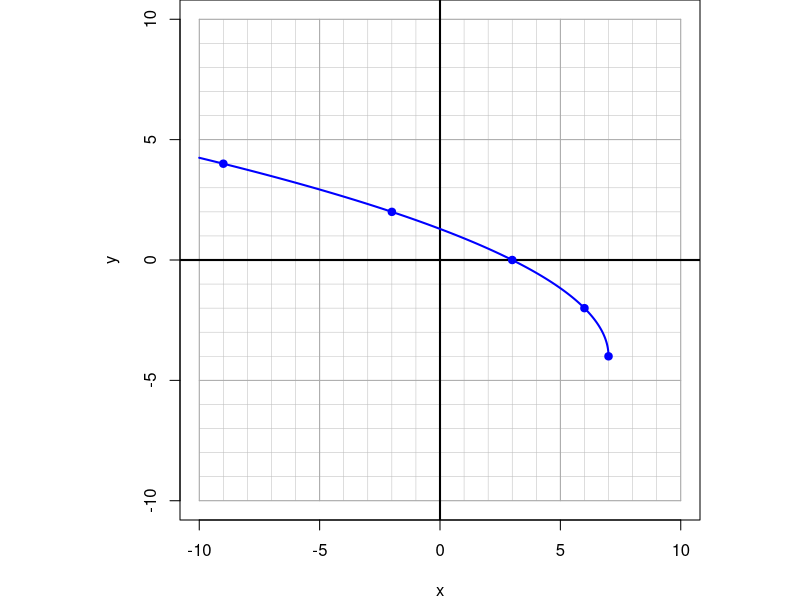
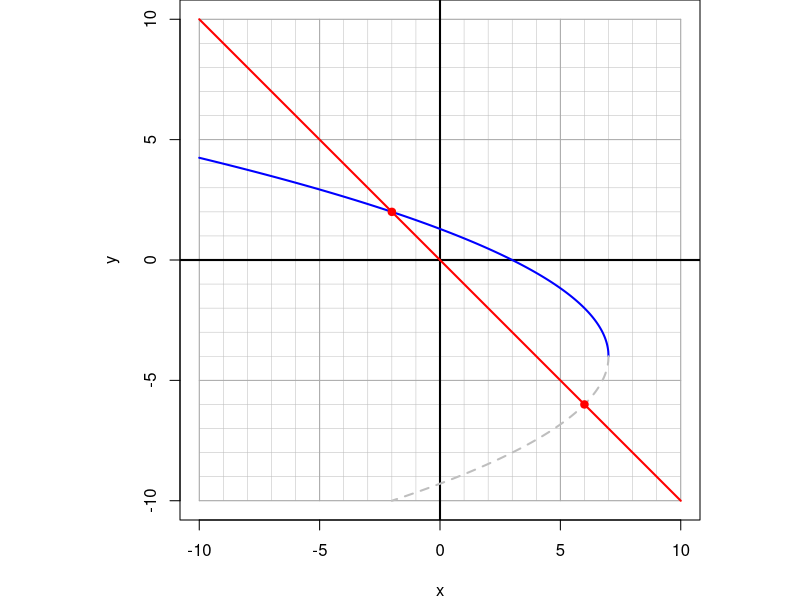

Reproduce these figures in R, in order.
## ---- chunk 1
gcd2 <- function(a, b) {
  if (b == 0) a else Recall(b, a %% b)
}
gcd <- function(...) Reduce(gcd2, c(...))

fsimp = function(top,bot){
    gg = abs(gcd(c(top,bot)))
    top = round(abs(top)/gg*sign(top*bot))
    bot = round(abs(mbot)/gg)
    if(bot==1){
        return(top)
    } else {
        return(paste0("\\frac{",top,"}{",bot,"}"))
    }
}

xpar = c(1,4,9)
ypar = c(1,2,3)
yext = c(-1,-2,-3)

# horizontal shift before possible reflection

# y = a*sqrt(bx-h)+k

h = sample(-9:1,1)
a = sample(c(-3,-2,-1,1,2,3),1)
k = sample(c(((-10+3*abs(a)):-1),(1:(10-3*abs(a)))),1)
b = sample(c(-1,1),1)

xc = (xpar+h)/b
yc = a*ypar+k
xd = xc
yd = k-a*ypar

ii = sample(1:3,2)
xv = xc[ii[1]]
yv = yc[ii[1]]
xe = xc[ii[2]]
ye = yd[ii[2]]

mtop = diff(c(yv,ye))
mbot = diff(c(xv,xe))
mf = fsimp(mtop,mbot)

while(T){
    xp = sample(-10:10,1)
    yp = mtop*(xp-xv)/mbot+yv
    if(abs(yp)<=10 && abs(yp)%%1==0 && yp!=yv && yp!=ye){break}
}

## ---- chunk 2
par(pty="s",mar=c(4,4,0,0))
plot(0,0,"n",xlim=c(-10,10),ylim=c(-10,10),xlab="x",ylab="y")

for(i in -10:10){
    lines(c(i,i),c(-10,10),col="grey",lwd=0.5)
    lines(c(-10,10),c(i,i),col="grey",lwd=0.5)
}
for(i in seq(-10,10,5)){
    lines(c(i,i),c(-10,10),col="darkgrey",lwd=1)
    lines(c(-10,10),c(i,i),col="darkgrey",lwd=1)
}
abline(h=0,lwd=2)
abline(v=0,lwd=2)

xx = seq(h*sign(b),10*sign(b),0.01*sign(b))
yy = a*sqrt(b*xx-h)+k

xx = xx[abs(yy)<=10]
yy = yy[abs(yy)<=10]


lines(xx,yy,col="blue",lwd=2)

x2 = (c(0,1,4,9,16)+h)/b
y2 = a*c(0,1,2,3,4)+k
x2 = x2[abs(y2)<=10]
y2 = y2[abs(y2)<=10]

points(x2,y2,pch=19,col="blue")

ach = -10:10
al = paste0("* x=",ach,collapse="\n")

sol1 = paste0(1*(ach==xv),collapse="")
sol2 = paste0(1*(ach==xe),collapse="")

## ---- chunk 3
par(pty="s",mar=c(4,4,0,0))
plot(0,0,"n",xlim=c(-10,10),ylim=c(-10,10),xlab="x",ylab="y")

for(i in -10:10){
    lines(c(i,i),c(-10,10),col="grey",lwd=0.5)
    lines(c(-10,10),c(i,i),col="grey",lwd=0.5)
}
for(i in seq(-10,10,5)){
    lines(c(i,i),c(-10,10),col="darkgrey",lwd=1)
    lines(c(-10,10),c(i,i),col="darkgrey",lwd=1)
}
abline(h=0,lwd=2)
abline(v=0,lwd=2)

xx = seq(h*sign(b),10*sign(b),0.01*sign(b))
yy = a*sqrt(b*xx-h)+k

xx = xx[abs(yy)<=10]
yy = yy[abs(yy)<=10]


lines(xx,yy,col="blue",lwd=2)

x2 = (c(0,1,4,9,16)+h)/b
y2 = a*c(0,1,2,3,4)+k
x2 = x2[abs(y2)<=10]
y2 = y2[abs(y2)<=10]

# points(x2,y2,pch=19,col="blue")

xl = seq(-10,10,0.1)
yl = mtop/mbot*(xl-xv)+yv
xl = xl[abs(yl)<=10]
yl = yl[abs(yl)<=10]

lines(xl,yl,col="red",lwd=2)

xx = seq(h*sign(b),10*sign(b),0.01*sign(b))
yy = -a*sqrt(b*xx-h)+k

xx = xx[abs(yy)<=10]
yy = yy[abs(yy)<=10]

lines(xx,yy,col="grey",lwd=2,lty=2)

points(xe,ye,pch=19,col="red")

points(xv,yv,pch=19,col="red")
